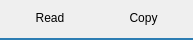
<?xml version="1.0" encoding="UTF-8"?>
<ui version="4.0">
 <class>textOptionForm</class>
 <widget class="QWidget" name="textOptionForm">
  <property name="geometry">
   <rect>
    <x>0</x>
    <y>0</y>
    <width>193</width>
    <height>40</height>
   </rect>
  </property>
  <property name="windowTitle">
   <string>Form</string>
  </property>
  <layout class="QVBoxLayout" name="verticalLayout_3">
   <property name="spacing">
    <number>6</number>
   </property>
   <property name="leftMargin">
    <number>0</number>
   </property>
   <property name="topMargin">
    <number>0</number>
   </property>
   <property name="rightMargin">
    <number>0</number>
   </property>
   <property name="bottomMargin">
    <number>0</number>
   </property>
   <item>
    <widget class="QWidget" name="widget_2" native="true">
     <property name="sizePolicy">
      <sizepolicy hsizetype="MinimumExpanding" vsizetype="Preferred">
       <horstretch>0</horstretch>
       <verstretch>0</verstretch>
      </sizepolicy>
     </property>
     <layout class="QHBoxLayout" name="horizontalLayout_4">
      <property name="spacing">
       <number>6</number>
      </property>
      <property name="leftMargin">
       <number>3</number>
      </property>
      <property name="topMargin">
       <number>6</number>
      </property>
      <property name="rightMargin">
       <number>3</number>
      </property>
      <property name="bottomMargin">
       <number>2</number>
      </property>
      <item>
       <layout class="QHBoxLayout" name="horizontalLayout_2">
        <property name="spacing">
         <number>0</number>
        </property>
        <item>
         <widget class="QPushButton" name="readPushButton">
          <property name="styleSheet">
           <string notr="true">border-radius:0px;</string>
          </property>
          <property name="text">
           <string>Read</string>
          </property>
          <property name="icon">
           <iconset resource="icons.qrc">
            <normaloff>:/icons/volume-up-line.png</normaloff>:/icons/volume-up-line.png</iconset>
          </property>
          <property name="iconSize">
           <size>
            <width>22</width>
            <height>22</height>
           </size>
          </property>
         </widget>
        </item>
        <item>
         <widget class="QPushButton" name="copyPushButton">
          <property name="styleSheet">
           <string notr="true">border-radius:0px;
border-left: 0px;</string>
          </property>
          <property name="text">
           <string>Copy</string>
          </property>
          <property name="icon">
           <iconset resource="icons.qrc">
            <normaloff>:/icons/file-copy-line.png</normaloff>:/icons/file-copy-line.png</iconset>
          </property>
          <property name="iconSize">
           <size>
            <width>22</width>
            <height>22</height>
           </size>
          </property>
         </widget>
        </item>
       </layout>
      </item>
     </layout>
    </widget>
   </item>
   <item>
    <widget class="QWidget" name="widget" native="true">
     <property name="sizePolicy">
      <sizepolicy hsizetype="Minimum" vsizetype="Preferred">
       <horstretch>0</horstretch>
       <verstretch>0</verstretch>
      </sizepolicy>
     </property>
     <property name="maximumSize">
      <size>
       <width>16777215</width>
       <height>2</height>
      </size>
     </property>
     <property name="styleSheet">
      <string notr="true">background-color: rgb(45, 125, 179);</string>
     </property>
     <layout class="QVBoxLayout" name="verticalLayout_2">
      <item>
       <spacer name="horizontalSpacer_2">
        <property name="orientation">
         <enum>Qt::Horizontal</enum>
        </property>
        <property name="sizeHint" stdset="0">
         <size>
          <width>0</width>
          <height>0</height>
         </size>
        </property>
       </spacer>
      </item>
     </layout>
    </widget>
   </item>
  </layout>
 </widget>
 <resources>
  <include location="icons.qrc"/>
 </resources>
 <connections/>
</ui>
